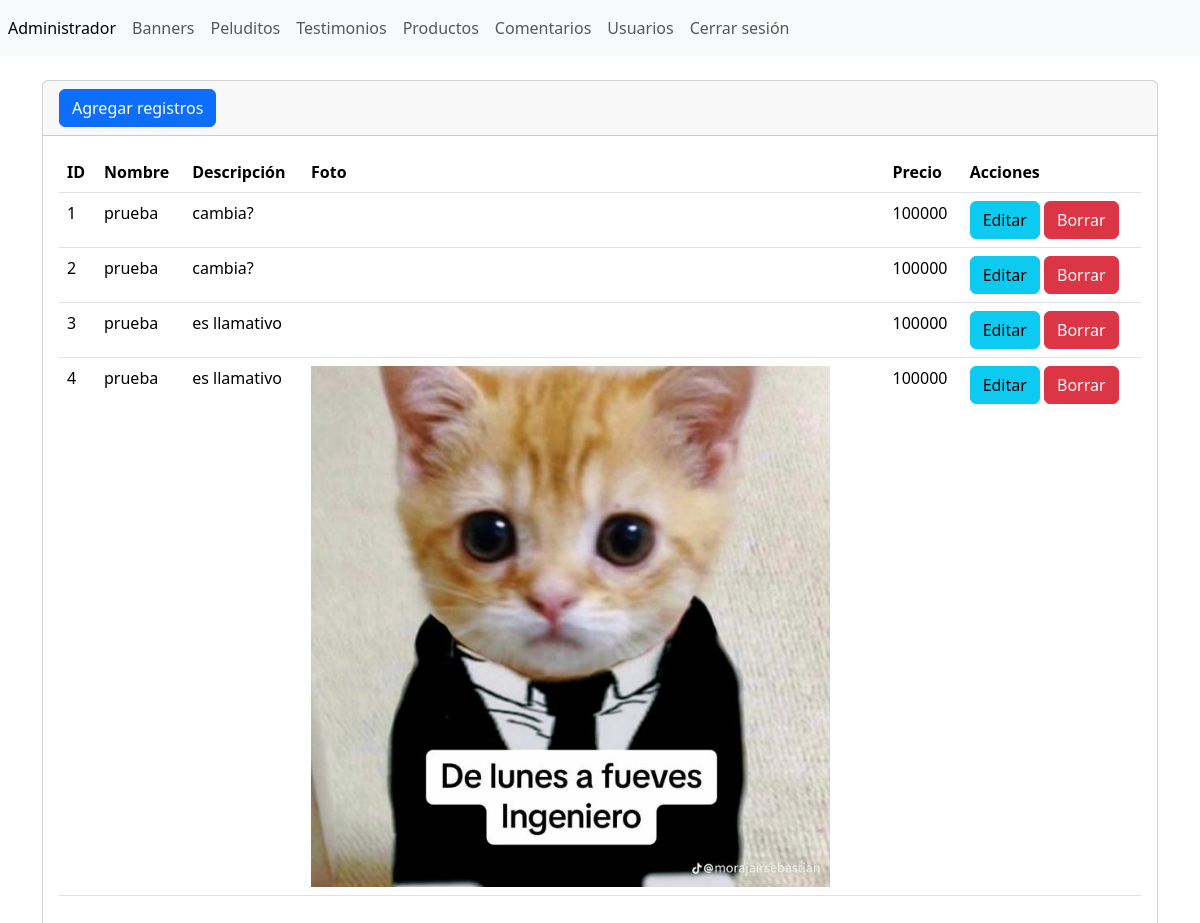
/admin/seccion/productos/index.php, run on the app's committed database.
### tables this page shows
CREATE TABLE `tbl_productos` (
  `ID` int(11) NOT NULL,
  `nombre` varchar(255) NOT NULL,
  `descripcion` varchar(255) NOT NULL,
  `foto` varchar(255) NOT NULL,
  `precio` varchar(255) NOT NULL
);

### admin/seccion/productos/index.php (the view, shortened to what this page needs)
<?php
include("../../bd.php");
$sentencia=$conexion->prepare("SELECT * FROM `tbl_productos`");
$sentencia->execute();
$lista_productos= $sentencia->fetchAll(PDO::FETCH_ASSOC);
include ("../../templates/header.php"); ?>
 <br>
<div class="card">
    <div class="card-header">
        <a name=""id=""class="btn btn-primary"href="crear.php"role="button">Agregar registros</a>
    </div>
    <div class="card-body">
        <div class="table-responsive-sm">
            <table class="table">
            <thead>
                <tr>
                    <th scope="col">ID</th>
                    <th scope="col">Nombre</th>
                    <th scope="col">Descripción</th>
                    <th scope="col">Foto</th>
                    <th scope="col">Precio</th>
                    <th scope="col">Acciones</th>
                </tr>
            </thead>
            <tbody>
                <tr class="">
                <?php foreach($lista_productos as $registro){ ?>
                    <td><?php echo $registro["ID"]; ?></td>
                    <td><?php echo $registro["nombre"]; ?></td>
                    <td><?php echo $registro["descripcion"]; ?></td>
                    <td><img src="../../images/productos/<?php echo $registro['foto']; ?>" whidyh="50" alt="" srcrset=""></td>
                    <td><?php echo $registro["precio"]; ?></td>
                    <td>
                        <a name=""id=""class="btn btn-info"href="editar.php?txtID=<?php echo $registro['ID']; ?>"role="button">Editar</a>
                        <a name=""id=""class="btn btn-danger"href="index.php?txtID=<?php echo $registro['ID']; ?>"role="button">Borrar</a>
                    </td>
                    </tr>
                <?php } ?>
            </tbody>
            </table>
        </div>
    </div>
</div>
<?php include ("../../templates/footer.php"); ?>

### admin/templates/header.php (shortened to what this page needs)
<?php
$url_base = "http://localhost/pet-store/admin/";
?>
<!doctype html>
<html lang="es">
    <head>
        <link
            href="https://cdn.jsdelivr.net/npm/bootstrap@5.3.2/dist/css/bootstrap.min.css"
            rel="stylesheet"
        />
    </head>
    <body>
        <header>
            <nav class="navbar navbar-expand navbar-light bg-light">
                <div class="nav navbar-nav">
                    <a class="nav-item nav-link active" href="#" aria-current="page">Administrador <span class="visually-hidden">(current)</span></a>
                    <a class="nav-item nav-link" href="<?php echo $url_base;?>seccion/banners/">Banners</a>
                    <a class="nav-item nav-link" href="<?php echo $url_base;?>seccion/peluditos/">Peluditos</a>
                    <a class="nav-item nav-link" href="<?php echo $url_base;?>seccion/testimonios/">Testimonios</a>
                    <a class="nav-item nav-link" href="<?php echo $url_base;?>seccion/productos/">Productos</a>
                    <a class="nav-item nav-link" href="<?php echo $url_base;?>seccion/comentarios/">Comentarios</a>
                    <a class="nav-item nav-link" href="<?php echo $url_base;?>seccion/usuarios/">Usuarios</a>
                    <a class="nav-item nav-link" href="#">Cerrar sesión</a>
                </div>
            </nav>
        </header>
    <main>
<section class="container">

### admin/templates/footer.php (shortened to what this page needs)
</section>
</main>
    </body>
</html>

### data on the page
tbl_productos: ID "1", nombre "prueba", descripcion "cambia?", precio "100000"
tbl_productos: ID "2", nombre "prueba", descripcion "cambia?", precio "100000"
tbl_productos: ID "3", nombre "prueba", descripcion "es llamativo", precio "100000"
tbl_productos: ID "4", nombre "prueba", descripcion "es llamativo", foto (picture), precio "100000"
